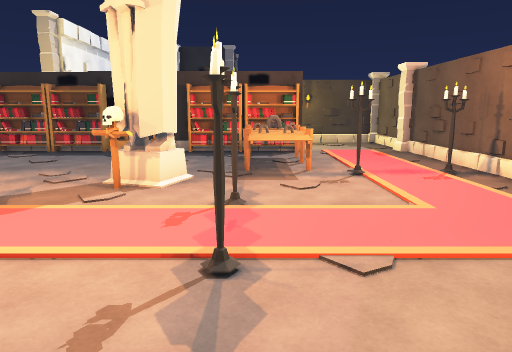
View 1 (above)

22 first-person views from a walk through a Unity game level. The camera is 1.5 m above the floor, tilts 10° down and sees 70° across. Doors are open. The floor is counted in squares, 1 m on a side. Each view is taken from the middle of a square. On the plan, view 1 faces up. The plan holds only what a view shows up to about 16 squares ahead; the rest is blank. The place goes on beyond the plan. Some animated figures are left out. Some surface patterns are stand-ins.

View 2
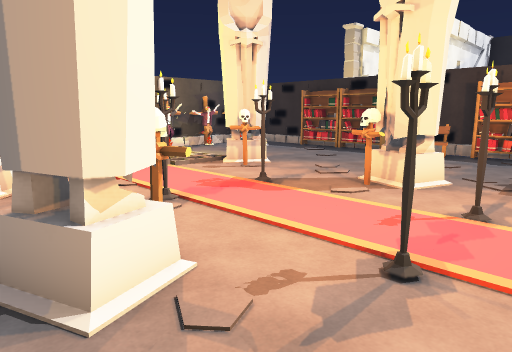

View 3
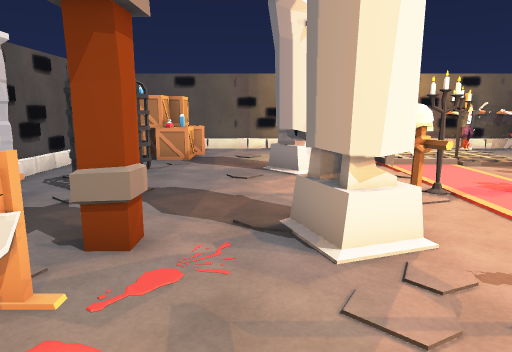

View 4
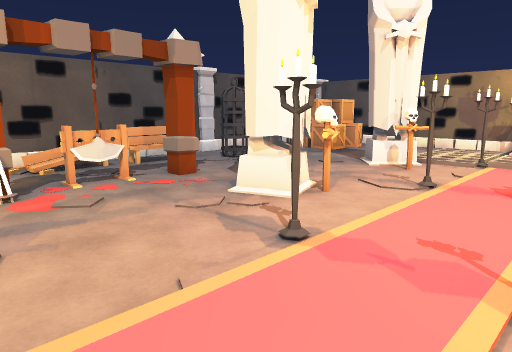

View 5
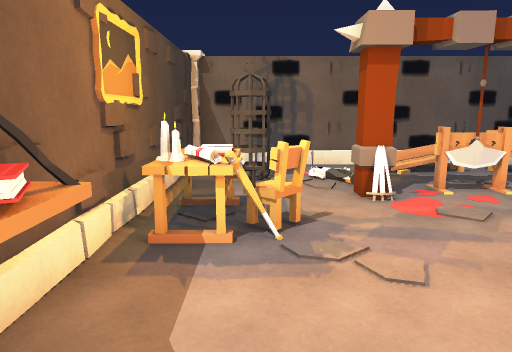

View 6
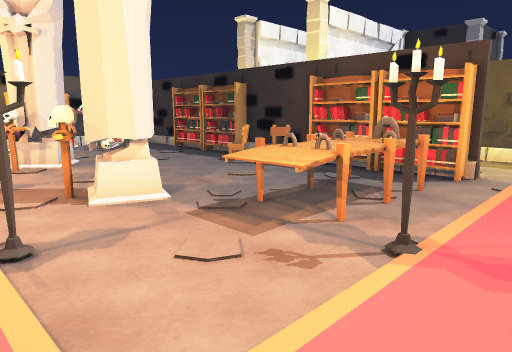

View 7
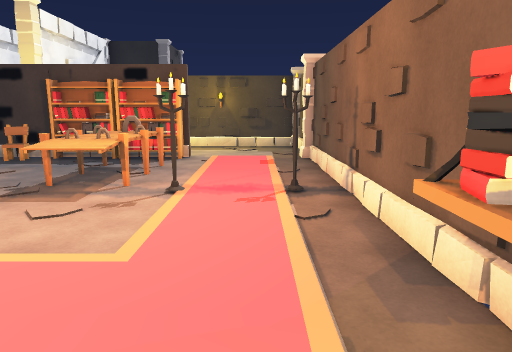

View 8
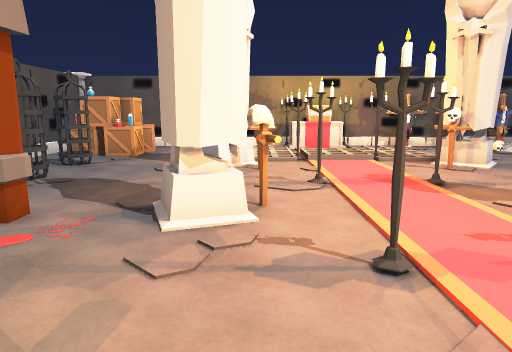

View 9
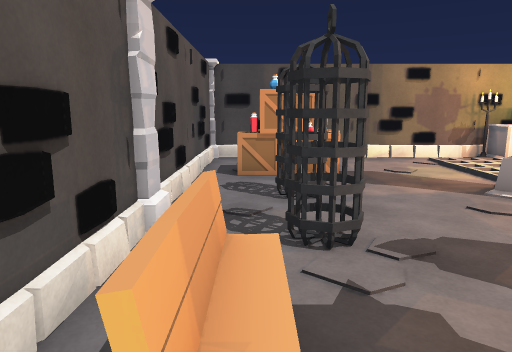

View 10
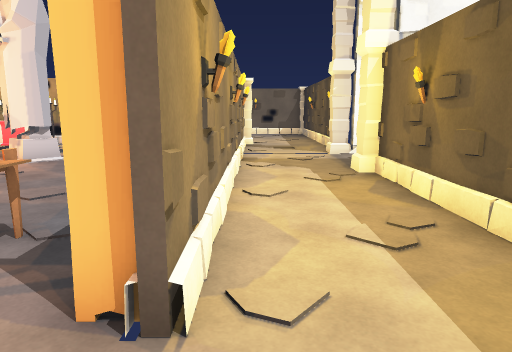

View 11
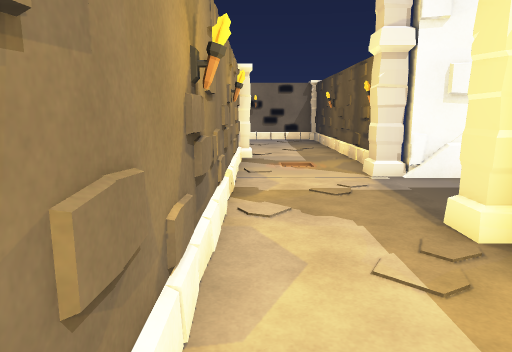

View 12
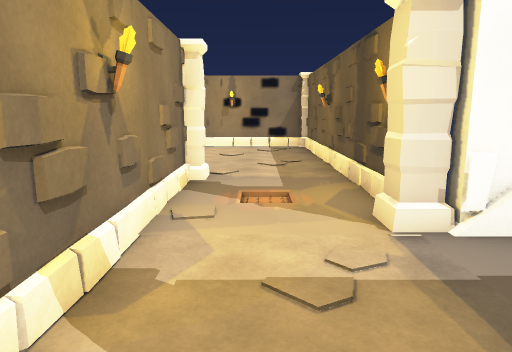

View 13
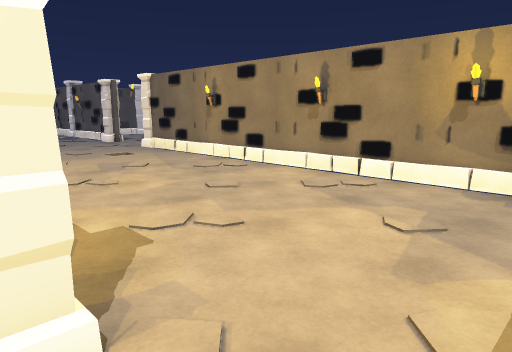

View 14
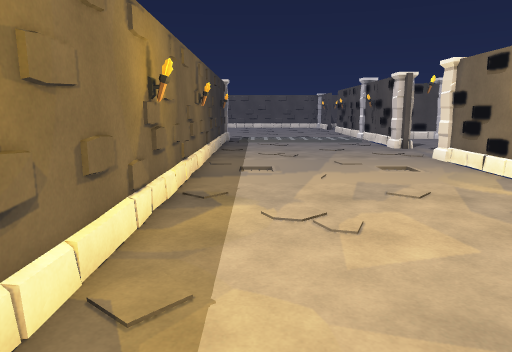

View 15
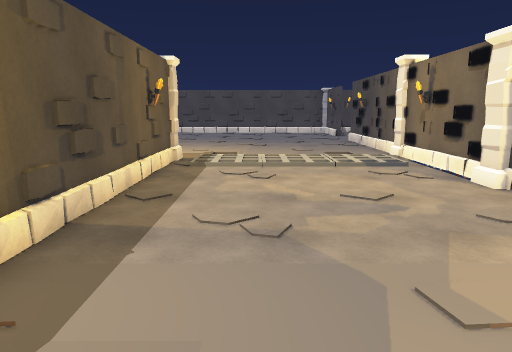

View 16
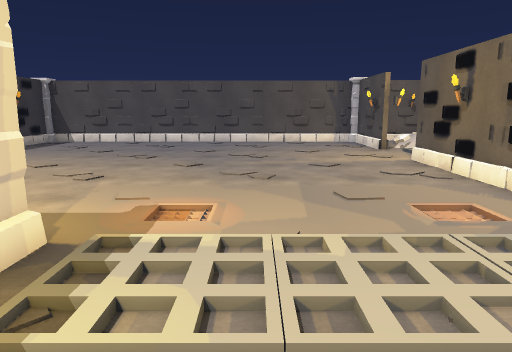

View 17
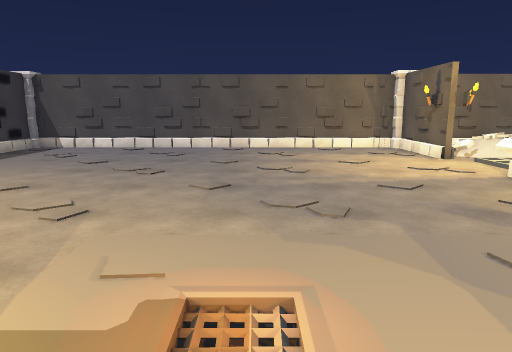

View 18
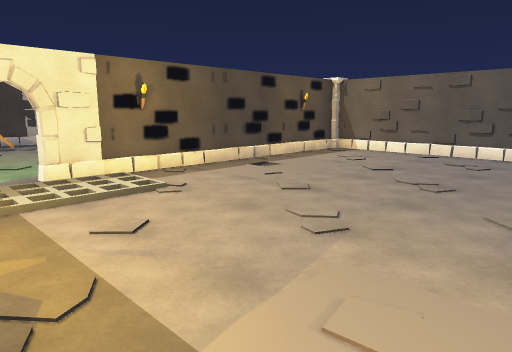

View 19
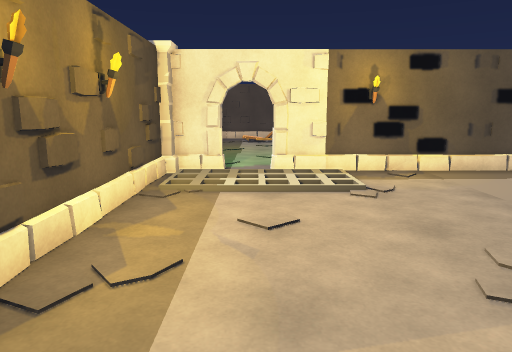

View 20
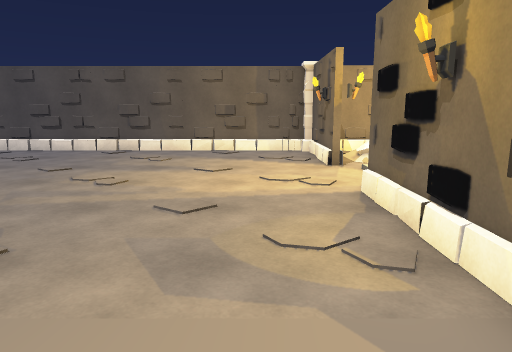

View 21
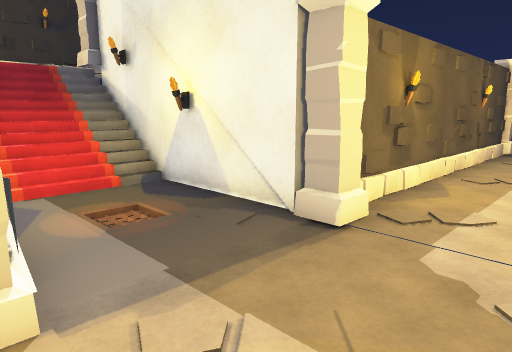

View 22
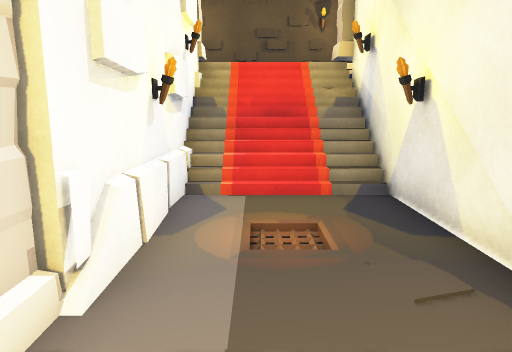

### Floor plan
Key: @ floor where view 1 was taken; # wall or solid block; . main floor; : floor 0.25 m higher than the main floor; + floor 2 m higher than the main floor; / step, stairs or slope; D open door; = window, fence, low wall or low ledge; B books; C chair; P pillar; S statue; R crate; A cage; E bench; H shelf; N candle; T chest; L altar; O other object.
Columns run from 22 left of view 1 to 6 right of it. Each row starts with its distance up from view 1.
 25             O///+#
 24              #//=#
 23              #///#
 22              #...#
 21              #..##
 20             ##//##
 19            ###..###
 18  ###########P...PP###########
 17  #..........................#
 16  #........//................#
 15  #.......P..................#
 14  #......P####B#B###CBB#BD..DP
 13  #.......#O .....OC.........#
 12  #.......OO ..........OO....#
 11  #.......# /..........OO....#
 10  #.......OO...........OO....#
  9  #.......#O.. .S...S..OO.#..#
  8  #.......OO.  SS...SS.......#
  7  #.......#O   OOO..OS.......#
  6  #.......#   #/..#....#... .#
  5  #./.../.#T ::..........  ..#
  4  #./.../.LT :............. H#
  3  P.......#   #/..#....#....H#
  2  P.......#O   SOO..OS.......#
  1  D.......#....SS...SS.....CN#
  0 .D.......#............@..CBN#
 -1 .P.......#..........O...O.BB#
 -2 .#.......#RRRR......OOO.O...#
 -3  #.......# RRRAAAA........A.#
 -4  #///////#  RRAA.AEEE//...A #
 -5  # OO/O//#######P### E/...  #
 -6  # //////P######P############
 -7  P./.../....../O#D.....
 -8  #./.../....../ODD......
 -9  #............/O##.......OO
-10  #............/O##    .....
-11  #..............##
-12  #..............#
-13  #..............#
-14 OD............./#
-15 /D..............#
-16 OD..............#
-17 /D..............#
-18 /#..............#
-19  #..............#
-20 #P..............#
-21  P###############

Where each view was taken, in squares from view 1:
view 1: 0 up, 0 right, facing up
view 2: 0 up, 1 right, facing up-left
view 3: 0 up, 2 right, facing left
view 4: 6 up, 3 right, facing down-left
view 5: 5 up, 4 right, facing down
view 6: 5 up, 4 right, facing up-left
view 7: 2 up, 4 right, facing up
view 8: 2 up, 3 right, facing left
view 9: 4 down, 1 left, facing left
view 10: 15 up, 4 right, facing left
view 11: 15 up, 1 left, facing left
view 12: 16 up, 5 left, facing left
view 13: 17 up, 13 left, facing down-left
view 14: 14 up, 15 left, facing down
view 15: 6 up, 16 left, facing down
view 16: 2 down, 16 left, facing down
view 17: 5 down, 15 left, facing down
view 18: 6 down, 15 left, facing down-right
view 19: 8 down, 15 left, facing right
view 20: 7 down, 19 left, facing down
view 21: 15 up, 10 left, facing up-right
view 22: 16 up, 8 left, facing up
